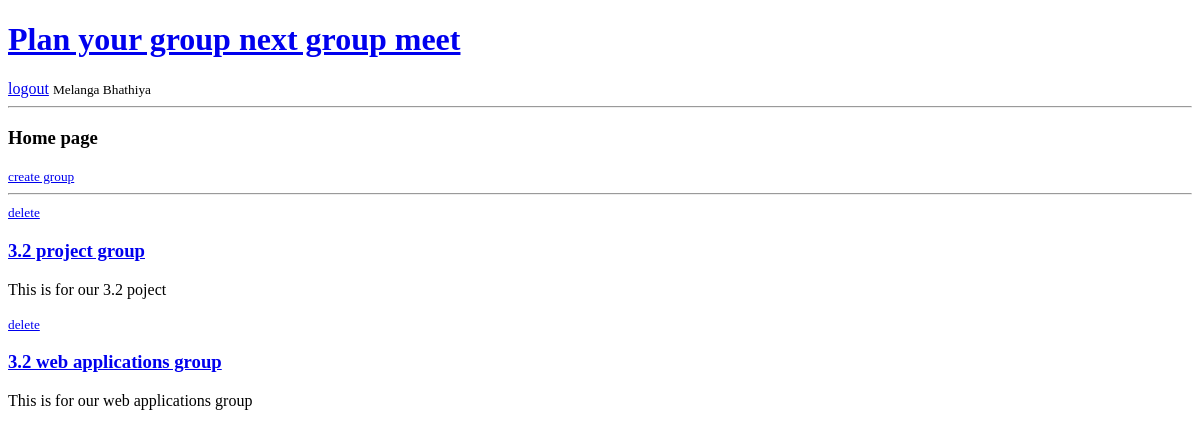
Page / (signed in) on the earlier database version.
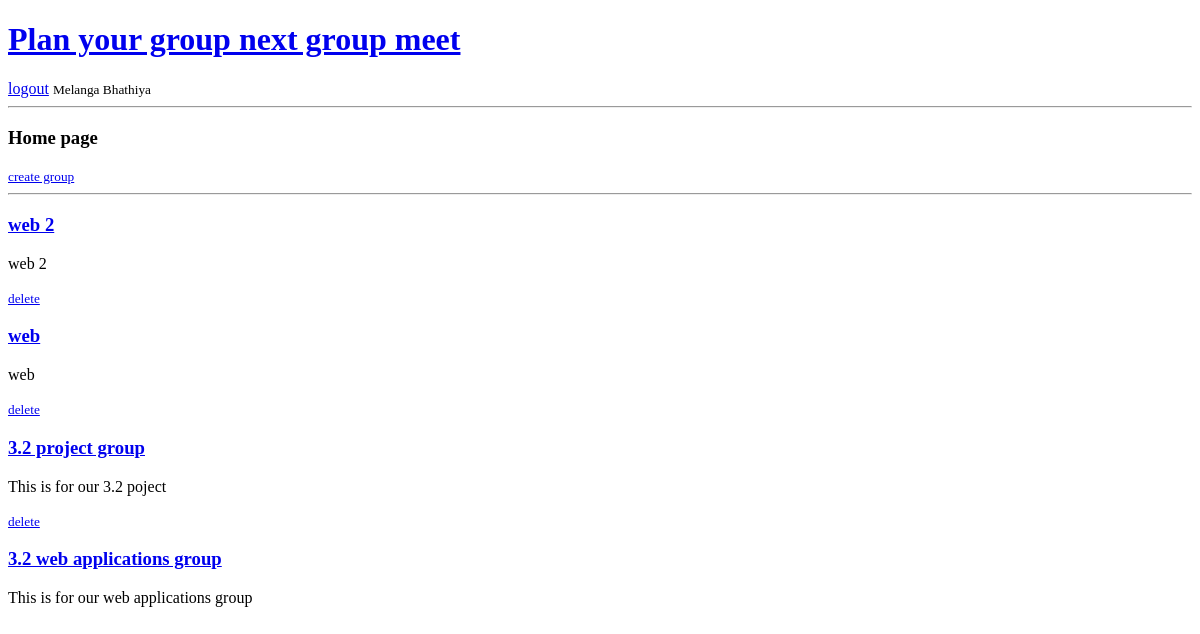
Same page on the later database version.
### base/models.py (models this page shows, shortened)
class User(AbstractUser):
    name = models.CharField(max_length=200, null=True)
    email = models.EmailField(null=True)
    bio = models.TextField(null=True)
    REQUIRED_FIELDS = []

class Group(models.Model):
    leader = models.ForeignKey(User, on_delete=models.SET_NULL, null=True)
    name = models.CharField(max_length=200)
    description = models.TextField(null=True, blank=True)
    members = models.ManyToManyField(User, related_name='members', blank=True)
    updated = models.DateTimeField(auto_now=True)
    created = models.DateTimeField(auto_now_add=True)
    class Meta:
        ordering = ['-updated', '-created']

### base/views.py (the view)
# urls.py: path('', views.home_page, name="home"),
def home_page(request):
    groups = {}
    if request.user.is_authenticated:
        groups = Group.objects.filter(
            Q(members=request.user)
        )
    return render(request, 'base/home.html', {"groups": groups})

### base/templates/base/home.html
{% extends 'main.html' %}
{% block content %}
    <h3>Home page</h3>
    <a href="{% url 'create-group' %}"><small>create group</small></a>
    <hr>
    {% for group in groups %}
        {% if request.user == group.leader %}
        <a href="{% url 'delete-group' group.id %}"><small>delete</small></a>
        {% endif %}
        <a href="{% url 'group' group.id %}"><h3>{{ group.name }}</h3></a>
        <p>{{ group.description }}</p>
    {% endfor %}
{% endblock %}

### templates/main.html (shortened to what this page needs)
<!DOCTYPE html>
<html lang="en">
<head>
</head>
<body>
<a href="{% url 'home' %}">
    <h1>Plan your group next group meet</h1>
</a>
{% if request.user.is_authenticated %}
    <a href="{% url 'logout' %}">logout</a>
    <small>{{ request.user.name }}</small>
{% else %}
<a href="{% url 'login-page' %}">login</a>
{% endif %}
<hr>
{% block content %}
{% endblock content %}
</body>
</html>

Differences in the rows shown:
added Group: name "web 2", description "web 2"
added Group: shows "delete", name "web", description "web"
